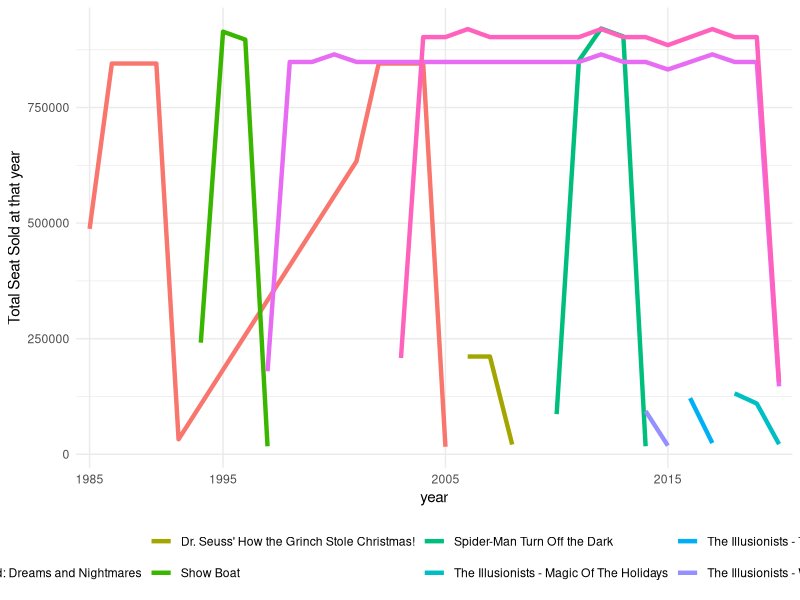
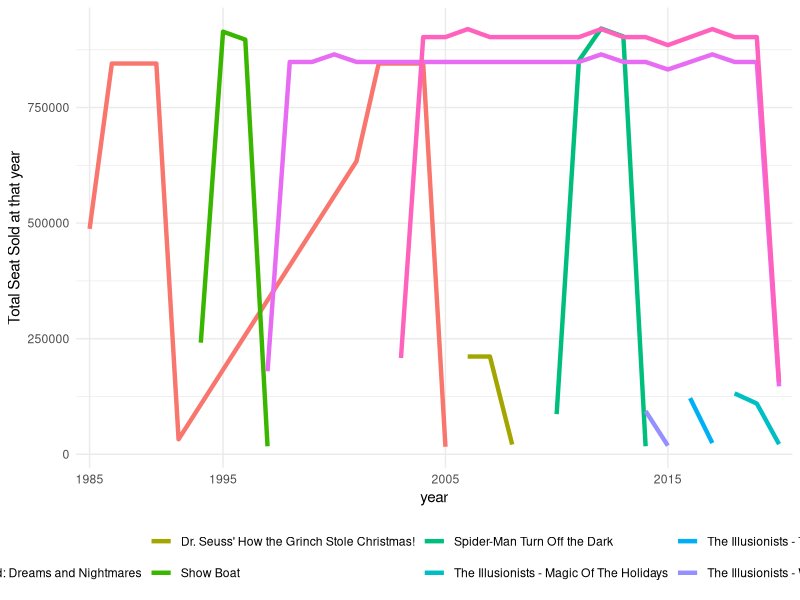

Source code (R) for these figures, in order:
library(tidyverse)
library(ggplot2)

dt <- read.csv("../data/df_show_gross.csv")

rankbyseats <- 
  dt %>% 
  group_by(show) %>% 
  summarize(total_seats = max(seats_sold)) %>% 
  arrange(desc(total_seats)) %>% 
  mutate(rank = 1:nrow(.))

dt <- dt %>% 
  left_join(rankbyseats, by="show")

top10 <- filter(dt, rank < 11)
top10$year <- format(as.Date(top10$week_ending,format="%Y-%m-%d"), "%Y")

top10 <- top10 %>% 
  group_by(show, year) %>% 
  summarise(n_total = sum(total_seats))
## Plot the top ten shows
top10 %>% 
  ggplot(aes(x=year, y=n_total, color=show, group=show)) +
  geom_line(size=1.5)+
  theme_minimal()+
  theme(legend.position = "bottom")+
  labs(y="Total Seat Sold at that year")+
  scale_x_discrete(breaks = seq(1985, 2020, 10))
ggsave("../code/Line_Plot.png")
